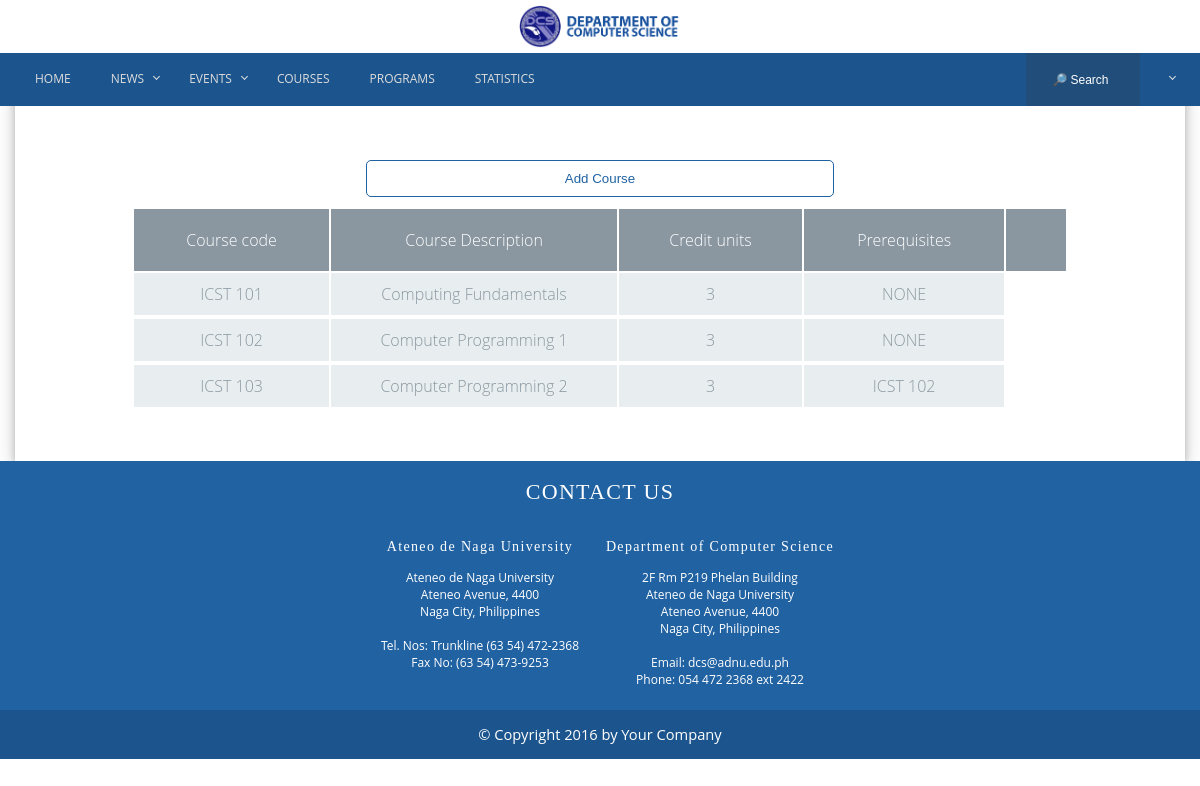
The app's page /program/course_list.php with its own data.
### tables this page shows
CREATE TABLE IF NOT EXISTS `course` (
  `course_id` int(11) NOT NULL,
  `course_code` varchar(20) DEFAULT NULL,
  `course_name` varchar(100) DEFAULT NULL,
  `credit_units` int(11) DEFAULT NULL,
  `course_description` varchar(1000) DEFAULT NULL
);

### program/course_list.php (the view, shortened to what this page needs)
<?php
	require('connection.php');
	require('header.php');
	require('navbar.php');
	$sql = "SELECT * FROM course";
	$courses = mysqli_query($conn, $sql);
?>
<div class="container">
	<div class="content-wrapper" style="padding: 150px 0px 50px 0px">
		<?php if ($_SESSION['user_type'] == 0 || $_SESSION['user_type'] == 1 || $_SESSION['user_type'] == 2 || $_SESSION['user_type'] == 3 || $_SESSION['user_type'] == 5) {
			echo '<form style="padding: 0px"class="addeve" action="add_course.php" method="POST">';
			echo '	<input type="submit" name="add_course_btn" value="Add Course">';
			echo '</form>';
		} ?>
		<table class="course-table">
			<tr>
				<th>Course code</th>
				<th>Course Description</th>
				<th>Credit units</th>
				<th>Prerequisites<th>
			</tr>
			<?php
				while($course = mysqli_fetch_array($courses)) {
					$pre = "";
					$sql = "SELECT * FROM prerequisite WHERE course_id=".$course['course_id'];
					$prereqs = mysqli_query($conn, $sql);
					while($prereq = mysqli_fetch_array($prereqs)) {
						$sql = "SELECT * FROM course WHERE course_id=" . $prereq['course_id_pre'];
						$pcourses = mysqli_query($conn, $sql);
						$pcourse = mysqli_fetch_array($pcourses);
						$pre .= $pcourse['course_code'];
					}
					if($pre == "")
						$pre = "NONE";
					echo
					"<tr> " .
						"<td>" . $course['course_code'] ."</td>" .
						"<td>" . $course['course_name'] ."</td>" .
						"<td>" . $course['credit_units'] ."</td>" .
						"<td>" . $pre ."</td>" .
					"<tr>";
			} ?>
		</table>
	</div>
</div>
<?php
	require('footer.php');
?>

### program/functionalities/css/contactus.css (style rules this page uses)
input, textarea, select { border: none; outline: none; resize: none; width: 100%; -moz-appearance: none; -webkit-appearance: none; }

### program/css/styles.css (style rules this page uses)
body, html { margin: 0; padding: 0; overflow-x: hidden; }
.container { padding-right:15px; padding-left:15px; margin: 0 auto; }
@media (min-width:768px) { .container { width:750px } }
@media (min-width:992px) { .container { width:970px } }
@media (min-width:1200px) { .container { width:1170px } }
body { font-family: 'Open Sans', sans-serif; text-align: justify; font-size: 11pt; }
table { text-align: center; max-width: 960px; margin: 10px auto; }
th { font-weight: 400; background: #8a97a0; color: #FFF; }
tr { background: none; border-bottom: 1px solid #f4f7f8; margin-bottom: 5px; }
tr:nth-child(even) { background: #e8eeef; }
tr:nth-child(odd) { background: #f4f7f8; }
th, td { padding: 20px; font-weight: 300; }
td { padding: 10px 2px; color: #8a97a0; }

### program/css/navbar-footer.css (style rules this page uses)
input { outline: none; }

### program/css/events.css (style rules this page uses)
.content-wrapper { box-shadow: 0 4px 8px 0 rgba(0, 0, 0, 0.2), 0 6px 20px 0 rgba(0, 0, 0, 0.19); }

### program/css/addevent.css (style rules this page uses)
.addeve { margin: 0 auto; padding-top: 10%; width: 40%; }
.addeve input, .addeve textarea, .addeve select { border: 1px solid #A9a9a9; padding: 10px; border: 1px solid #2062a2; background: none; border-radius: 5px; margin: 10px auto; }
.addeve input[type="submit"] { color: #2062a2; }

### program/css/custom-program.css (style rules this page uses)
.course-table { width: 80%; margin: auto; }

### records on screen
course: course_code "ICST 101", course_name "Computing Fundamentals", credit_units "3", pre "NONE"
course: course_code "ICST 102", course_name "Computer Programming 1", credit_units "3", pre "NONE"
course: course_code "ICST 103", course_name "Computer Programming 2", credit_units "3", pre "ICST 102"
